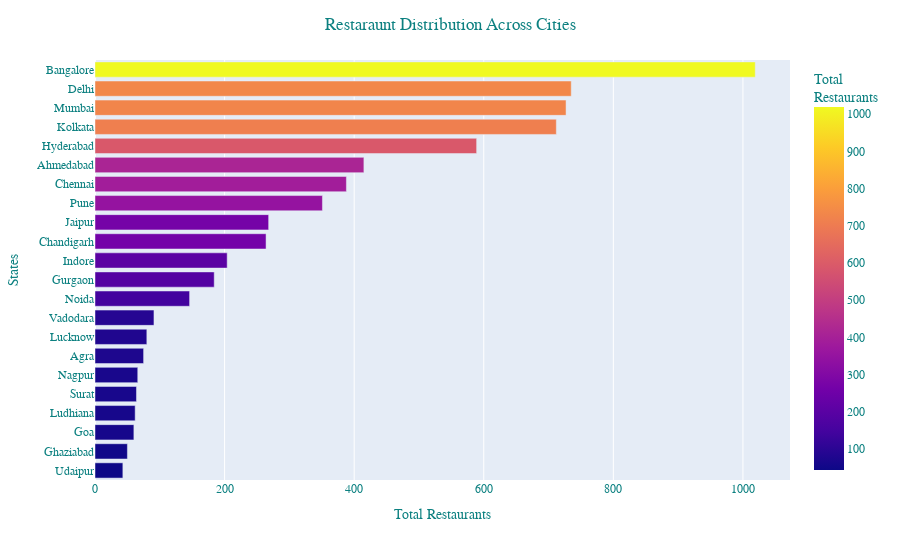

Write notebook code for a chart like this one.
### Code cell
restnt_city = df['City'].value_counts().sort_values(ascending = True) 

fig = px.bar(y = restnt_city.index, x=restnt_city, color=restnt_city, orientation = 'h',
            labels = {
                'color': 'Total' +'<br>'+ 'Restaurants'
            }) # color continuous scale
fig.update_layout(yaxis_title = 'States', xaxis_title = 'Total Restaurants', 
                  title_text='Restaraunt Distribution Across Cities', 
                  title_x=0.5,
                  font=dict(
                      family="Courier New, monospace",
                      size=12,
                      color='rgb(12, 128, 128)'
                  )
                  )
# fig.show()
plotly.offline.iplot(fig, filename = "figure.png")
pio.write_image(fig, "op.html")

### Figure 1 — Plotly figure (JSON) as saved in the notebook; plotly's stock layout.template omitted (floating-point values rounded to 4 significant figures)
{"data": [{"alignmentgroup": "True", "hovertemplate": "x=%{x}<br>y=%{y}<br>Total<br>Restaurants=%{marker.color}<extra></extra>", "legendgroup": "", "marker": {"color": [43, 50, 60, 62, 64, 66, 75, 80, 91, 146, 184, 204, 264, 268, 351, 388, 415, 589, 712, 727, 735, 1019], "coloraxis": "coloraxis", "pattern": {"shape": ""}}, "name": "", "offsetgroup": "", "orientation": "h", "showlegend": false, "textposition": "auto", "type": "bar", "x": [43, 50, 60, 62, 64, 66, 75, 80, 91, 146, 184, 204, 264, 268, 351, 388, 415, 589, 712, 727, 735, 1019], "xaxis": "x", "y": ["Udaipur", "Ghaziabad", "Goa", "Ludhiana", "Surat", "Nagpur", "Agra", "Lucknow", "Vadodara", "Noida", "Gurgaon", "Indore", "Chandigarh", "Jaipur", "Pune", "Chennai", "Ahmedabad", "Hyderabad", "Kolkata", "Mumbai", "Delhi", "Bangalore"], "yaxis": "y"}], "layout": {"barmode": "relative", "coloraxis": {"colorbar": {"title": {"text": "Total<br>Restaurants"}}, "colorscale": [[0, "#0d0887"], [0.1111, "#46039f"], [0.2222, "#7201a8"], [0.3333, "#9c179e"], [0.4444, "#bd3786"], [0.5556, "#d8576b"], [0.6667, "#ed7953"], [0.7778, "#fb9f3a"], [0.8889, "#fdca26"], [1, "#f0f921"]]}, "font": {"color": "rgb(12, 128, 128)", "family": "Courier New, monospace", "size": 12}, "legend": {"tracegroupgap": 0}, "margin": {"t": 60}, "title": {"text": "Restaraunt Distribution Across Cities", "x": 0.5}, "xaxis": {"anchor": "y", "domain": [0, 1], "title": {"text": "Total Restaurants"}}, "yaxis": {"anchor": "x", "domain": [0, 1], "title": {"text": "States"}}}}
